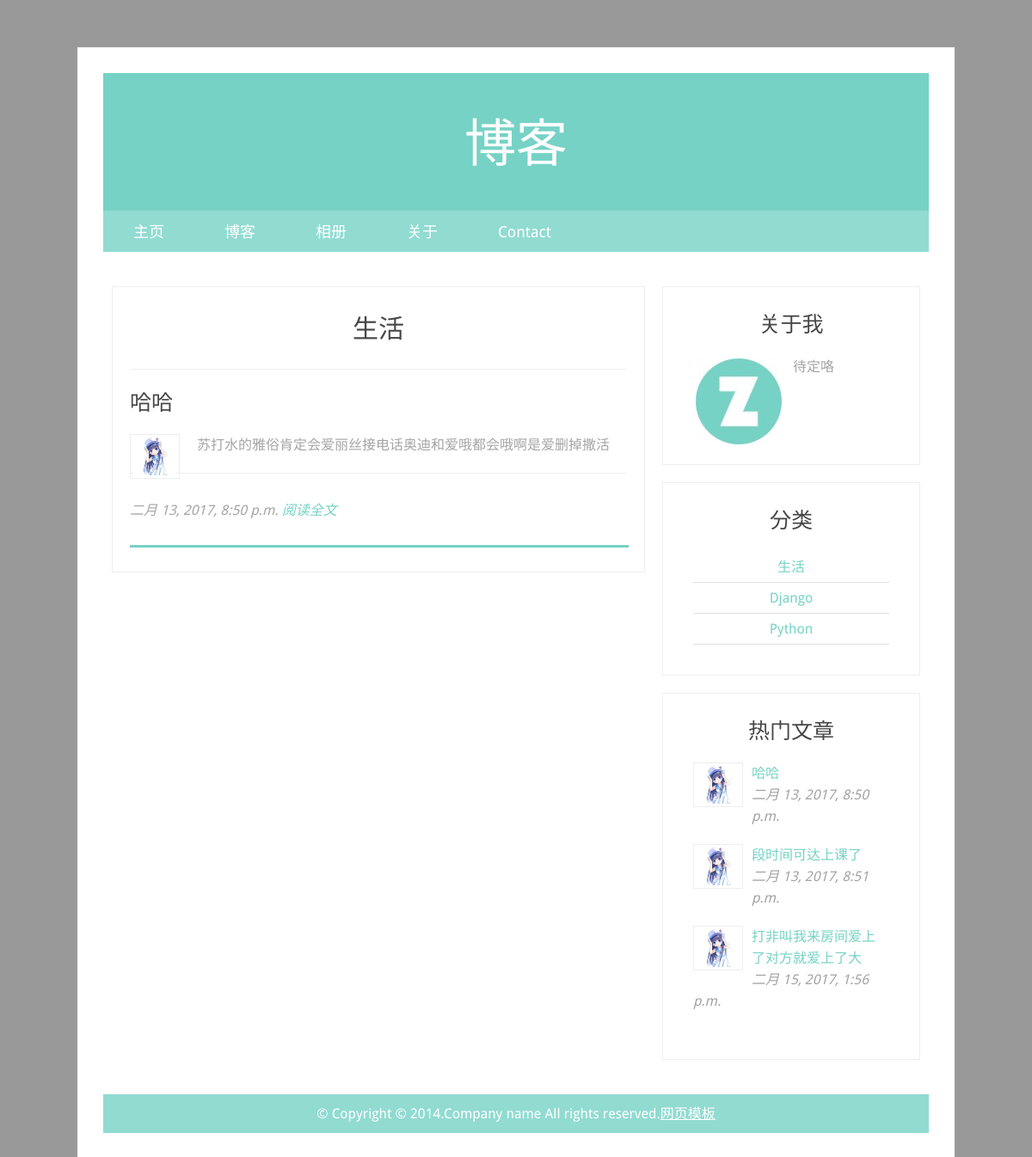
/index/category/生活/, run on an earlier commit of the app's database.
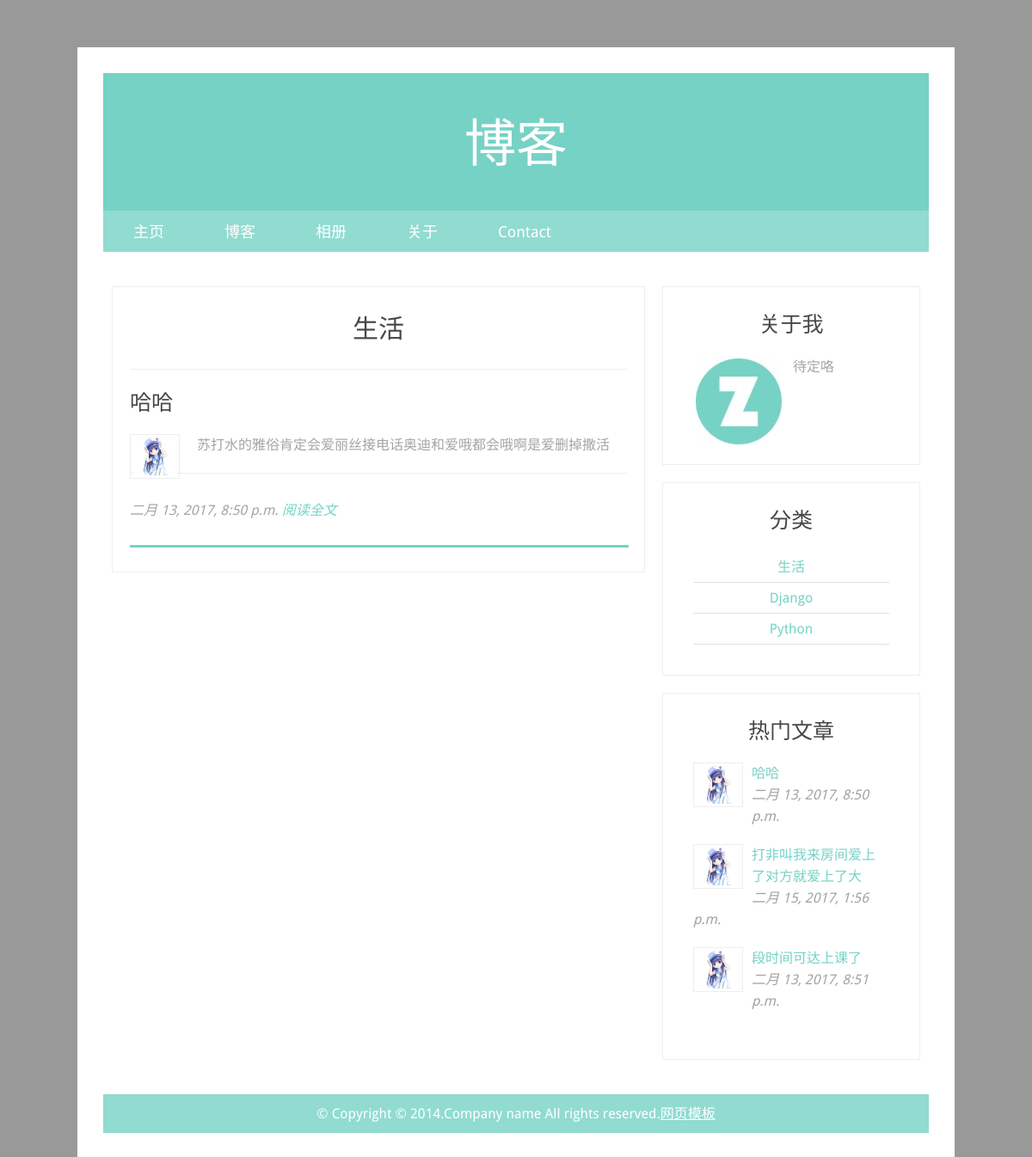
And on a later commit of the database.
### blogs/models.py (models this page shows, shortened)
class Page(models.Model):
	category = models.ForeignKey(Category)
	title = models.CharField(max_length=128)
	views = models.IntegerField(default=0)
	context = models.TextField()
	picture = models.ImageField(upload_to='profile_images',blank=True)
	time = models.DateTimeField(auto_now_add=True, editable=True)

class Category(models.Model):
	name = models.CharField(max_length=128,unique=True)

### blogs/views.py (called while the page is built)
def category(request,name_list,context_dict):
	try:
		categories = Category.objects.get(name = name_list)
		pages = Page.objects.filter(category=categories)
		context_dict['category'] = categories
		context_dict['pages'] = pages
	except Category.DoesNotExist:
		pass
	return render(request,'blog/category.html',context_dict)

def a (request,func,name_list):
	context_dict = {}
	category_list = Category.objects.all()
	context_dict['categories'] = category_list
	page_view = Page.objects.order_by('-views')[:5]
	context_dict['pages_view'] = page_view
	func_name = eval(func)  #用来计算在字符串中的有效Python表达式,并返回一个对象
	if func =='blog' or func =='index':
		return func_name(request,context_dict)
	else:
		return func_name(request,name_list,context_dict)

### template/blog/category.html
{% extends 'base.html' %}
{% load static %}
{% block content %}
<section id="content">
	<div class="wrap-content">
		<div class="row block">
			<div id="main-content" class="col-2-3">
				<div class="wrap-col">
					<article>
						<div class="heading">
							<h2><a href="#"></a>{{ category.name }}</h2>
						</div>
						{% if category %}
						{% if pages %}
				{% for page in pages%}
							<h3><a href="{% url 'goto' %}?page_id={{page.id}}">{{ page.title }}</a></h3>
						<div class="content">
							<img src=" /media/{{page.picture}}" width="50px"/>
							<p>{{page.context|truncatechars_html:30 | safe }}</p>
						</div>
						<div class="info">
							<p>{{page.time}}
							<a href="{% url 'goto' %}?page_id={{page.id}}">阅读全文</a></p>
						</div>
<HR style="FILTER: alpha(opacity=100,finishopacity=0,style=3)" width="100%" color=#76D2C5 SIZE=3>
						{% endfor %}
						{% endif %}
						{% endif %}
				</div>
			</div>
{% endblock %}

### template/base.html (shortened to what this page needs)
﻿<!DOCTYPE html>
{% load static %}
<head>
  	<link rel="stylesheet" href="{% static "css/zerogrid.css" %}">
	<link rel="stylesheet" href="{% static "css/style.css" %}">
    <link rel="stylesheet" href="{% static "css/responsive.css"%}">
</head>
<body>
<div class="wrap-body zerogrid">
<header>
	<div class="wrap-header">
		<div id="logo">
			<h1>博客</h1>
		</div>
		<nav>
			<div class="wrap-nav">
				<div class="menu">
					<ul>
						<li><a href="{% url 'index' %}">主页</a></li>
						<li><a href="{% url 'blog' %}">博客</a></li>
						<li><a href="blog.html">相册</a></li>
						<li><a href="blog.html">关于</a></li>
						<li><a href="#">Contact</a></li>
					</ul>
				</div>
			</div>
		</nav>
	</div>
</header>
{% block content %}{% endblock %}
			<div id="sidebar" class="col-1-3">
				<div class="wrap-col">
					<div class="box">
						<div class="heading"><h2>关于我</h2></div>
						<div class="content">
							<img src="{% static "images/zerotheme.jpg"%}" style="border: 0px;"/>
							<p>待定咯</p>
						</div>
					</div>
					<div class="box">
						<div class="heading"><h2>分类</h2></div>
						<div class="content">
							<ul>
							{% for cat in categories %}
								<li><a href="{% url 'category' cat.name %}">{{cat.name}}</a></li>
							{% endfor %}
							</ul>
						</div>
					</div>
					<div class="box">
						<div class="heading"><h2>热门文章</h2></div>
						<div class="content">
							{% for page in pages_view %}
							<div class="post">
								<img src=" /media/{{page.picture}}" width="50px" height="25px" />
								<h4><a href="{% url 'goto' %}?page_id={{page.id}}">{{page.title}}</a></h4>
								<p>{{page.time}}</p>
							</div>
							{% endfor %}
						</div>
					</div>
				</div>
			</div>
		</div>
	</div>
</section>
	<div class="copyright">
		<p>&copy; Copyright &copy; 2014.Company name All rights reserved.<a target="_blank" href="http://sc.chinaz.com/moban/">&#x7F51;&#x9875;&#x6A21;&#x677F;</a></p>
	</div>
</div>
</body>
</html>

What changed in the data, as far as the page shows it:
changed Page "打非叫我来房间爱上了对方就爱上了大": moves up the list
